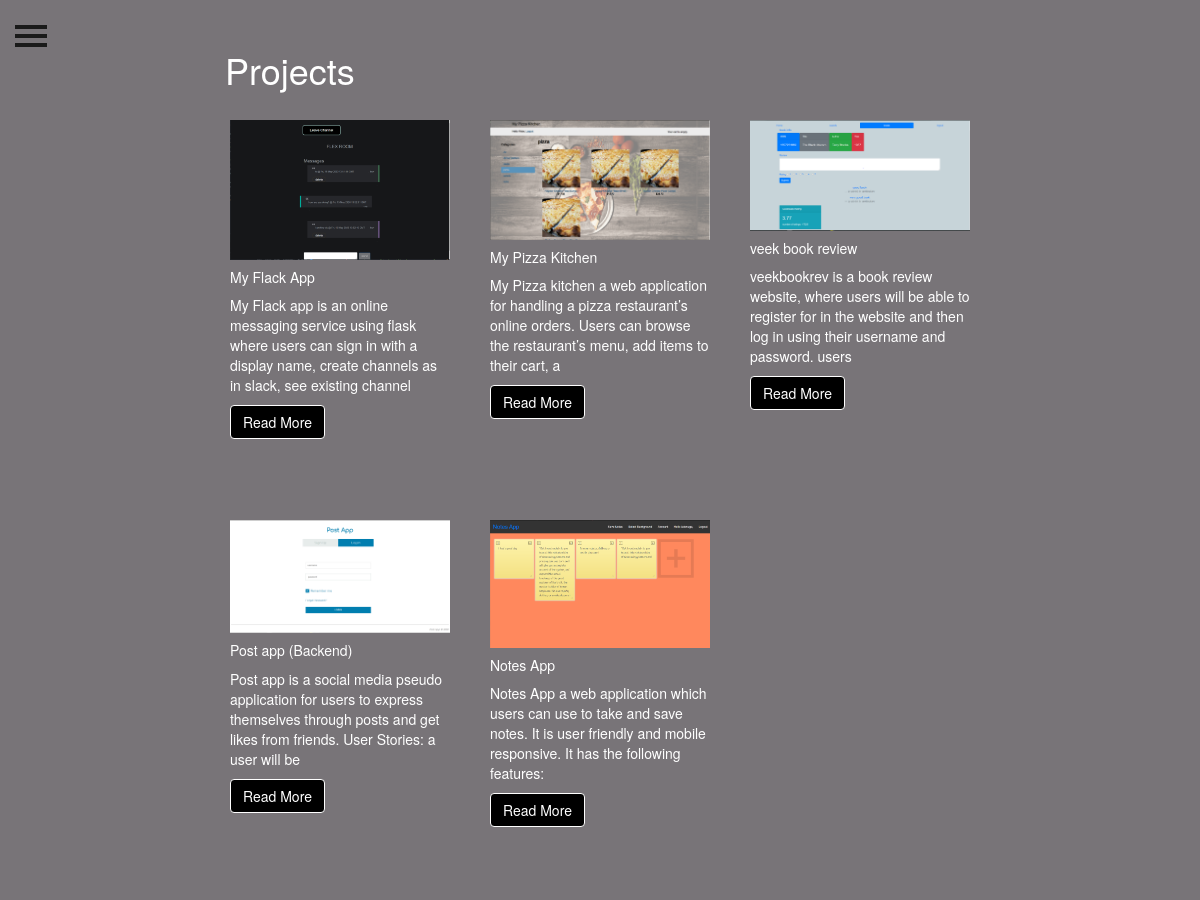
/projects/, run on the app's committed database.
### veekprojects/models.py (models this page shows, shortened)
class Project(models.Model):
    title = models.CharField(max_length=100)
    description = models.TextField()
    technology = models.CharField(max_length=200)
    image = models.ImageField(upload_to='projects/%Y/%m/%d', blank=True)
    last_updated = models.DateField(auto_now=True)
    project_link = models.CharField(max_length=200)
    project_status = models.CharField(max_length=9, choices=(("pending","pending"),("completed","completed"),("aborted","aborted")), default="completed")

### veekprojects/views.py (the view)
# urls.py: path('', views.project_index, name = 'project_index'),
def project_index(request):
    projects = Project.objects.all()
    contexts = {
        'projects' : projects
    }
    return render(request, 'project_index.html', contexts)

### veekprojects/templates/project_index.html
{% extends "base.html" %}
{% load static %}
{% block page_content %}
<h1>Projects</h1>
<div class="row ">
{% for project in projects %}
    <div id="project" class="col-md-4">
        <div class="card mb-2">
          <a href="{% url 'project_detail' project.pk %}">
            <img class="card-img-top" src="{% if project.image %}{{ project.image.url }}{% else %}{% static 'img/blank.png' %}{% endif %}" width="100%;">
          </a>
            <div class="card-body">
                <h5 class="card-title">{{ project.title }}</h5>
                <p class="card-text">{{ project.description | slice:":150" }}</p>
                <a id="readmore" href="{% url 'project_detail' project.pk %}"
                   class="btn btn-primary">
                    Read More
                </a>
            </div>
        </div>
    </div>
    {% endfor %}
</div>
{% endblock %}

### veekprojects/static/css/base.css (style rules this page uses)
body { position: relative; overflow-x: hidden; }
body, html { height: 100%; }
img { max-width: 100%; }
.btn-primary { color:#fff; background-color: black!important; border-color: white !important; }
#project { padding: 20px; flex-grow: 1; min-height: 400px; }

### data on the page
Project: image (picture), title "My Flack App", description "My Flack app is an online messaging service using flask where users can sign in with a display name, create channels as in slack, see existing channel"
Project: image (picture), title "My Pizza Kitchen", description "My Pizza kitchen a web application for handling a pizza restaurant’s online orders. Users can browse the restaurant’s menu, add items to their cart, a"
Project: image (picture), title "veek book review", description "veekbookrev is a book review website, where users will be able to register for in the website and then log in using their username and password. users"
Project: image (picture), title "Post app (Backend)", description "Post app is a social media pseudo application for users to express themselves through posts and get likes from friends. User Stories: a user will be"
Project: image (picture), title "Notes App", description "Notes App a web application which users can use to take and save notes. It is user friendly and mobile responsive. It has the following features:"
